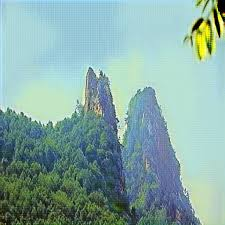
#> input picture IPU_1/6/hills.jpeg, 225 x 225 px
$ python 6.py
#> lines starting #> are read from the running program, lines starting #| are printed output that depends on the picture; after the words box and inside, x2 and y2 are one past the last pixel; in counts of white or black regions, pixels touching at a corner belong together
import cv2
import numpy as np

# Loads the main image and the template
main_img = cv2.imread('hills.jpeg')
#> main_img is the input picture: shape (225, 225, 3); mean B, G, R 165.3, 170, 135.4
template = cv2.imread('template.png')
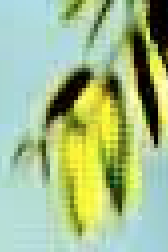
#> input picture IPU_1/6/template.png, 84 x 126 px (shown 2 times larger)
#> template is the input picture: shape (126, 84, 3); mean B, G, R 140.4, 189.4, 164.4

# results = list to store the results of template matching at each scale
results = []

# Gets the aspect ratio of the template to match the red rectangle to the template
orig_h, orig_w = template.shape[:-1]
#> orig_h = 126; orig_w = 84
aspect_ratio = orig_w / orig_h
#> aspect_ratio = 0.667

# Iterate over scales from 0.5 to 2.5 in steps of 0.1
for scale in np.arange(0.5, 2.5, 0.1):
    # Resize the template according to the scale while maintaining aspect ratio
    new_h = int(orig_h * scale)
    new_w = int(new_h * aspect_ratio)
    resized_template = cv2.resize(template, (new_w, new_h))

    # Skip this iteration if the resized template is larger than the main image
    if main_img.shape[0] < new_h or main_img.shape[1] < new_w:
        continue

    # Performs template matching
    res = cv2.matchTemplate(main_img, resized_template, cv2.TM_CCOEFF_NORMED)

    # Finds the location of the maximum correlation (top left corner of the best match rectangle)
    min_val, max_val, min_loc, max_loc = cv2.minMaxLoc(res)

    # Store the result
    results.append((max_val, max_loc, new_w, new_h))
#> this loop made 20 passes
#> (min_val, max_val, min_loc, max_loc) on passes 1 to 12: (-0.388, 0.958, (147, 159), (181, 1)), (-0.373, 0.732, (140, 150), (174, 0)), (-0.352, 0.552, (131, 136), (167, 0)), (-0.343, 0.376, (123, 125), (159, 0)), (-0.346, 0.326, (112, 111), (145, 3)), (-0.347, 0.277, (104, 100), (138, 0)), (-0.361, 0.225, (90, 76), (132, 0)), (-0.357, 0.195, (85, 74), (125, 0)), (-0.315, 0.164, (78, 62), (117, 0)), (-0.273, 0.0655, (72, 49), (108, 0)), (-0.242, -0.0104, (71, 37), (100, 0)), (-0.227, -0.0775, (0, 21), (91, 0))
#> pass 1, `resized_template = cv2.resize(template, (new_w, new_h))`:
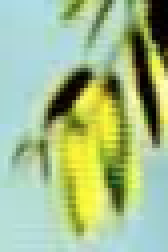
#> resized_template: shape (63, 42, 3) (shown 4 times larger); mean B, G, R 140.6, 189.6, 164.6
#> pass 1, `res = cv2.matchTemplate(main_img, resized_template, cv2.TM_CCOEFF_NORM..`:
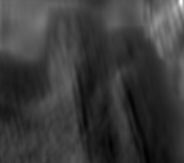
#> res: shape (163, 184) float32; min -0.388, max 0.958, mean -0.0755; drawn with min black and max white
#> pass 2, `resized_template = cv2.resize(template, (new_w, new_h))`:
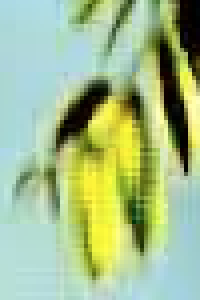
#> resized_template: shape (75, 50, 3) (shown 4 times larger); mean B, G, R 140.3, 189.4, 164.3
#> pass 2, `res = cv2.matchTemplate(main_img, resized_template, cv2.TM_CCOEFF_NORM..`:
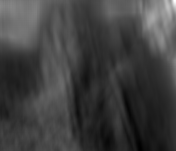
#> res: shape (151, 176) float32; min -0.373, max 0.732, mean -0.094; drawn with min black and max white
#> after the loop, results = 13 items

# Find the result with the highest correlation
max_val, max_loc, w, h = max(results, key=lambda x: x[0])
#> max_val = 0.958; max_loc = (181, 1); w = 42; h = 63

# Draws a rectangle at the location of the maximum correlation
top_left = max_loc
#> top_left = (181, 1)
bottom_right = (top_left[0] + w, top_left[1] + h)
#> bottom_right = (223, 64)
# Draws a red rectangle around the detected template with a thickness of 2 pixels
cv2.rectangle(main_img, top_left, bottom_right, (0, 0, 255), 2)
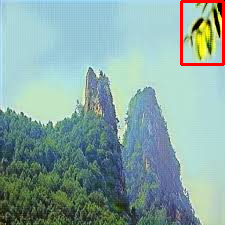
#> main_img: shape (225, 225, 3); 1.24% of pixels changed, all inside (x1, y1, x2, y2) = (180, 0, 225, 66)

# Save the result
cv2.imwrite('result.jpg', main_img)
